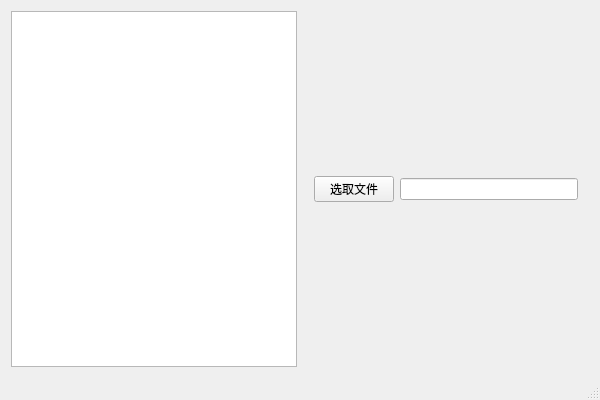
<?xml version="1.0" encoding="UTF-8"?>
<ui version="4.0">
 <class>mainWidgetClass</class>
 <widget class="QMainWindow" name="mainWidgetClass">
  <property name="geometry">
   <rect>
    <x>0</x>
    <y>0</y>
    <width>600</width>
    <height>400</height>
   </rect>
  </property>
  <property name="windowTitle">
   <string>mainWidget</string>
  </property>
  <widget class="QWidget" name="centralWidget">
   <layout class="QHBoxLayout" name="horizontalLayout">
    <item>
     <widget class="QTextEdit" name="textEdit"/>
    </item>
    <item>
     <widget class="QWidget" name="widget" native="true">
      <layout class="QHBoxLayout" name="horizontalLayout_2">
       <item>
        <widget class="QPushButton" name="pushButton">
         <property name="text">
          <string>选取文件</string>
         </property>
        </widget>
       </item>
       <item>
        <widget class="QLineEdit" name="lineEdit"/>
       </item>
      </layout>
     </widget>
    </item>
   </layout>
  </widget>
  <widget class="QStatusBar" name="statusBar"/>
 </widget>
 <layoutdefault spacing="6" margin="11"/>
 <resources>
  <include location="mainWidget.qrc"/>
 </resources>
 <connections/>
</ui>
